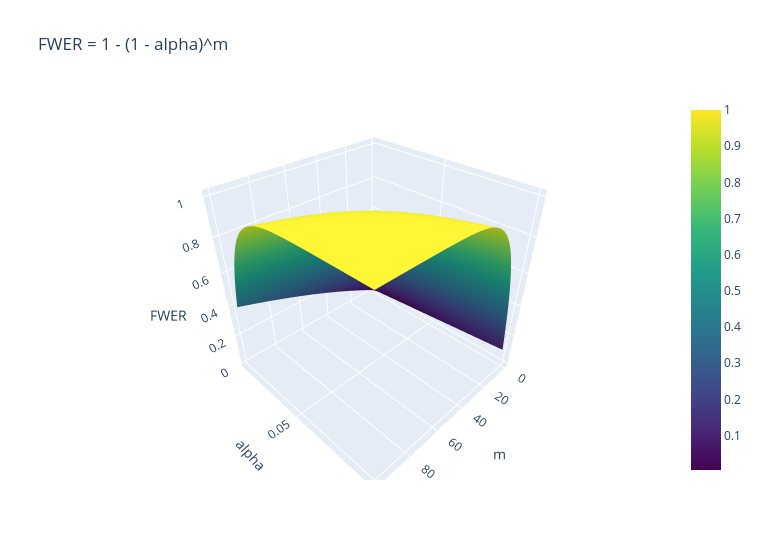

Notebook code cell kept with this figure:
### Markdown cell above
### 8.2 Interactive Plotly version of 8.1
Hover to read the family-wise error rate.

### Code cell
fig = go.Figure(go.Surface(x=m_ax, y=a_ax, z=FW, colorscale="Viridis"))
fig.update_layout(title="FWER = 1 - (1 - alpha)^m", width=760, height=560, scene=dict(xaxis_title="m", yaxis_title="alpha", zaxis_title="FWER"))
fig.show()

### Figure 1 — Plotly figure (JSON) as saved in the notebook; plotly's stock layout.template omitted (floating-point values rounded to 4 significant figures; data arrays with more than 128 entries replaced by an {"elided": "..."} marker saying what was removed)
{"data": [{"colorscale": [[0.0, "#440154"], [0.1111, "#482878"], [0.2222, "#3e4989"], [0.3333, "#31688e"], [0.4444, "#26828e"], [0.5556, "#1f9e89"], [0.6667, "#35b779"], [0.7778, "#6ece58"], [0.8889, "#b5de2b"], [1.0, "#fde725"]], "type": "surface", "x": [1, 2, 3, 4, 5, 6, 7, 8, 9, 10, 11, 12, 13, 14, 15, 16, 17, 18, 19, 20, 21, 22, 23, 24, 25, 26, 27, 28, 29, 30, 31, 32, 33, 34, 35, 36, 37, 38, 39, 40, 41, 42, 43, 44, 45, 46, 47, 48, 49, 50, 51, 52, 53, 54, 55, 56, 57, 58, 59, 60, 61, 62, 63, 64, 65, 66, 67, 68, 69, 70, 71, 72, 73, 74, 75, 76, 77, 78, 79, 80, 81, 82, 83, 84, 85, 86, 87, 88, 89, 90, 91, 92, 93, 94, 95, 96, 97, 98, 99, 100], "y": [0.005, 0.006939, 0.008878, 0.01082, 0.01276, 0.01469, 0.01663, 0.01857, 0.02051, 0.02245, 0.02439, 0.02633, 0.02827, 0.0302, 0.03214, 0.03408, 0.03602, 0.03796, 0.0399, 0.04184, 0.04378, 0.04571, 0.04765, 0.04959, 0.05153, 0.05347, 0.05541, 0.05735, 0.05929, 0.06122, 0.06316, 0.0651, 0.06704, 0.06898, 0.07092, 0.07286, 0.0748, 0.07673, 0.07867, 0.08061, 0.08255, 0.08449, 0.08643, 0.08837, 0.09031, 0.09224, 0.09418, 0.09612, 0.09806, 0.1], "z": {"elided": "50x100 float values"}}], "layout": {"height": 560, "scene": {"xaxis": {"title": {"text": "m"}}, "yaxis": {"title": {"text": "alpha"}}, "zaxis": {"title": {"text": "FWER"}}}, "title": {"text": "FWER = 1 - (1 - alpha)^m"}, "width": 760}}
